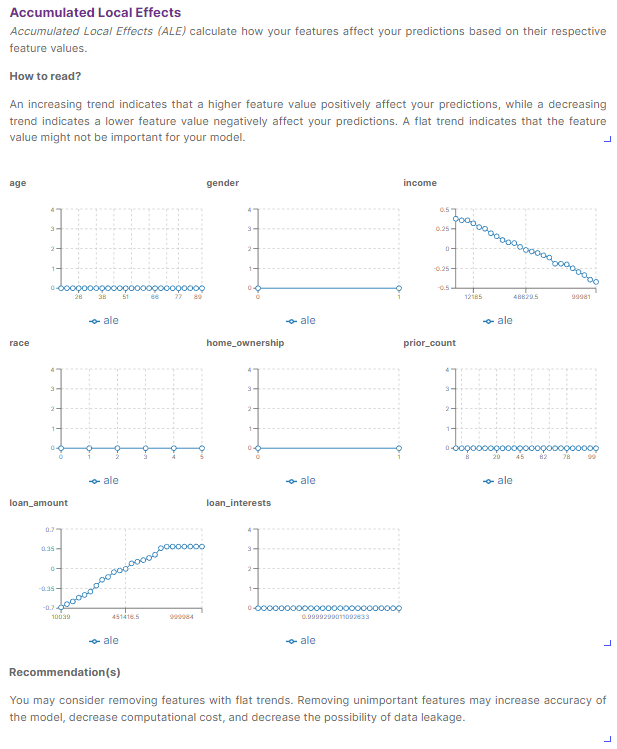
#> input picture aiverify.stock.accumulated-local-effect/images/ale_sample.png, 617 x 749 px
$ python -i blur.py   (imports and definitions only)
#> lines starting #> are read from the running program, lines starting #| are printed output that depends on the picture
import cv2
import numpy as np
from scipy.ndimage import zoom as scizoom
from skimage.filters import gaussian


def disk(radius: int, alias_blur: float = 0.1, dtype: type = np.float32) -> np.ndarray:
    """
    Modified from : https://github.com/hendrycks/robustness/blob/master/ImageNet-C/create_c/make_imagenet_c.py
    (Apache 2.0)
    """
    if radius <= 8:
        L = np.arange(-8, 8 + 1)
        ksize = (3, 3)
    else:
        L = np.arange(-radius, radius + 1)
        ksize = (5, 5)
    X, Y = np.meshgrid(L, L)
    aliased_disk = np.array((X**2 + Y**2) <= radius**2, dtype=dtype)  # circle
    aliased_disk /= np.sum(aliased_disk)

    # supersample disk to antialias
    return cv2.GaussianBlur(aliased_disk, ksize=ksize, sigmaX=alias_blur)


# [72 lines left out: functions clipped_zoom, gaussian_blur, glass_blur, not called in this run]


def defocus_blur(img: np.ndarray, severity: int = 1) -> np.ndarray:
    """
    Adding defocus to images
    Modified from : https://github.com/hendrycks/robustness/blob/master/ImageNet-C/create_c/make_imagenet_c.py
    (Apache 2.0)

    Parameters:
        img (np.ndarray) : Numpy ndarray of original image to be corrupted
        severity (int) : Level of severity of noise addedd

    Returns:
        np.ndarray: Numpy ndarray of image with defocus blur corruption
    """
#> called with severity = 1
    severity_constant = [(9, 0.6), (13, 0.4), (18, 0.3), (25, 0.3), (35, 0.3)][
        severity - 1
    ]
    radius = severity_constant[0]
    alias_blur = severity_constant[1]
    kernel = disk(radius, alias_blur)
    channels = []
    two_dim = False
    for d in range(3):
        channels.append(cv2.filter2D(img[:, :, d], -1, kernel))
#> after the loop, channels = 3 items
    channels = np.array(channels).transpose((1, 2, 0))
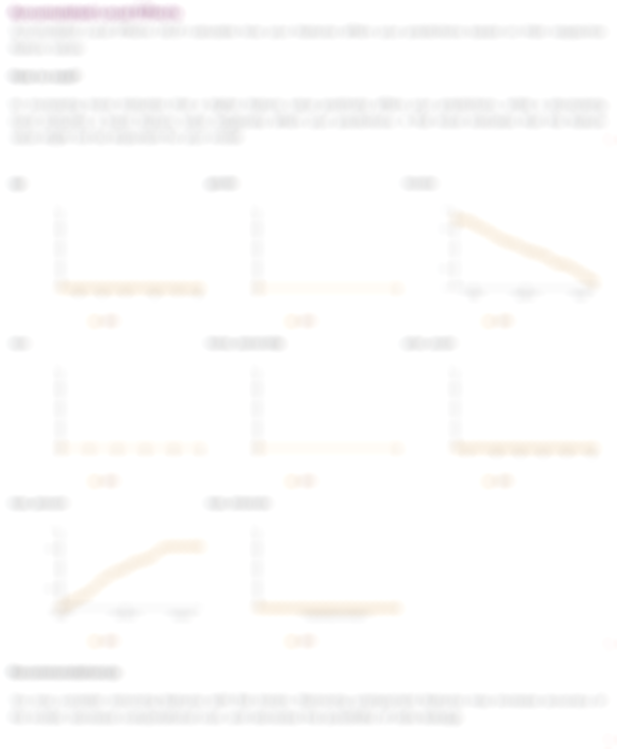
#> channels: shape (749, 617, 3); mean of channels 0, 1, 2 252, 252.3, 252.7; drawn as B, G, R
    if two_dim:
        channels = cv2.cvtColor(channels, cv2.COLOR_RGB2GRAY)
    return np.clip(channels, 0, 1)
#> returned value: shape (749, 617, 3); every value is 1


# [84 lines left out: functions horizontal_motion_blur, vertical_motion_blur, zoom_blur, not called in this run]

>>> import cv2
>>> picture = cv2.cvtColor(cv2.imread('../../../../aiverify.stock.accumulated-local-effect/images/ale_sample.png'), cv2.COLOR_BGR2RGB)
>>> result = defocus_blur(picture)
